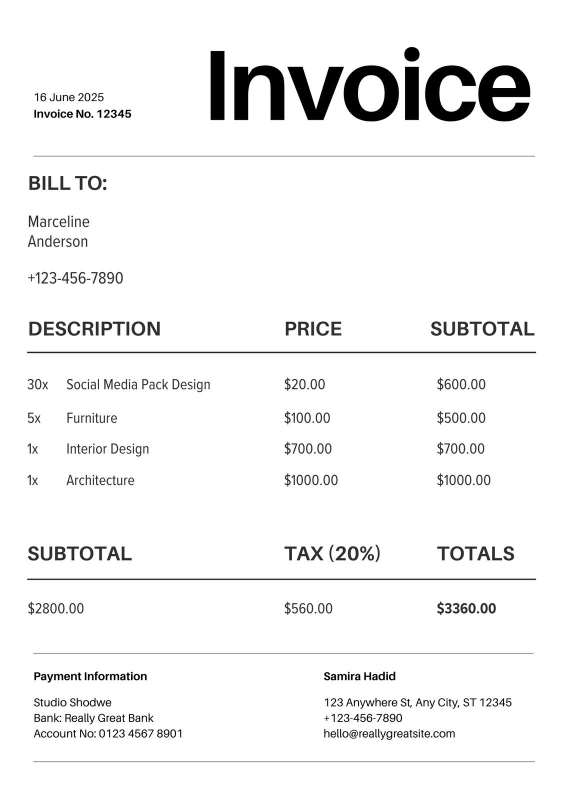
#> input picture backend/images/1f0a7875-0b75-4620-bb7f-86a2084f0973.jpg, 1131 x 1600 px (shown at 1/2 size)
$ python -i preprocessing.py   (imports and definitions only)
#> lines starting #> are read from the running program, lines starting #| are printed output that depends on the picture; after the words box and inside, x2 and y2 are one past the last pixel; in counts of white or black regions, pixels touching at a corner belong together
import cv2
import numpy as np
import pytesseract
import re


def open_image(im_name):
    return cv2.imread(im_name)

# Change these values according to your use case
def preprocess_image(image):
    # Turn image to gray scale
    gray = cv2.cvtColor(image, cv2.COLOR_BGR2GRAY)

    # Turn image to Black and White
    thresh, img_bw = cv2.threshold(gray, 200, 230, cv2.THRESH_BINARY)

    # Rotate Image
    rot_data = pytesseract.image_to_osd(img_bw);
    rot = re.search(r'(?<=Rotate: )\d+', rot_data).group(0)
    angle = float(rot)

    if angle > 0:
        angle = 360 - angle
    if (str(int(angle)) == '0'):
        rotated = img_bw
    elif (str(int(angle)) == '90'):
        rotated = cv2.rotate(img_bw, cv2.ROTATE_90_COUNTERCLOCKWISE)
    elif (str(int(angle)) == '180'):
        rotated = cv2.rotate(img_bw, cv2.ROTATE_180)
    elif (str(int(angle)) == '270'):
        rotated = cv2.rotate(img_bw, cv2.ROTATE_90_CLOCKWISE)

    image_blur = cv2.GaussianBlur(rotated, (3, 3), cv2.BORDER_DEFAULT)
    image_resized = cv2.resize(image_blur, None, fx=2.0, fy=2.0, interpolation=cv2.INTER_CUBIC)

    # Erode Image
    img_bw = cv2.bitwise_not(image_resized)
    kernel = np.ones((1, 1), np.uint8)
    eroded = cv2.erode(img_bw, kernel, iterations=1)

    # Dilate Image
    kernel = np.ones((1, 1), np.uint8)
    dilated = cv2.dilate(eroded, kernel, iterations=1)
    dilated = cv2.bitwise_not(dilated)

    # Remove any borders
    contours, heiarchy = cv2.findContours(dilated, cv2.RETR_EXTERNAL, cv2.CHAIN_APPROX_SIMPLE)
    cntSorted = sorted(contours, key=lambda x: cv2.contourArea(x))
    cnt = cntSorted[-1]
    x, y, w, h = cv2.boundingRect(cnt)
    cropped_img = dilated[y:y + h, x:x + w]

    # Add Borders
    color = [255, 255, 255]
    top, bottom, left, right = [50] * 4
    img_with_border = cv2.copyMakeBorder(cropped_img, top, bottom, left, right, cv2.BORDER_CONSTANT, value=color)

    return img_with_border

>>> import cv2
>>> picture = cv2.imread('../images/1f0a7875-0b75-4620-bb7f-86a2084f0973.jpg')
#> picture is the input picture: shape (1600, 1131, 3); min 0, max 255, mean 243.1
>>> result = preprocess_image(picture)
#> in preprocess_image, `thresh, img_bw = cv2.threshold(gray, 200, 230, cv2.THRESH_BINARY)`:
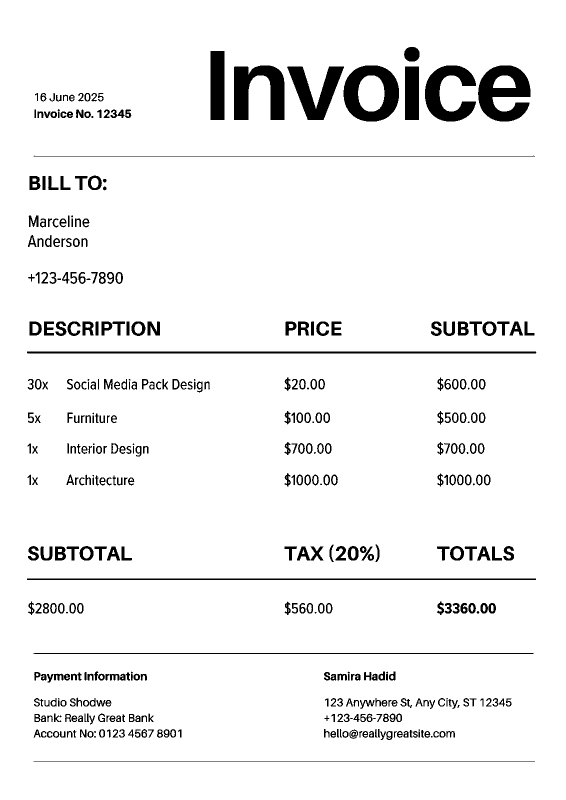
#> img_bw: shape (1600, 1131) (shown at 1/2 size); values 0 (black) and 230 (white), 94.4% white; 433 black regions (33 under 20 px), largest, box (x1, y1, x2, y2) and area: (956, 131, 1061, 243) 7223, (687, 131, 798, 243) 7020, (468, 131, 569, 240) 6868
#> (the run stopped early here; a loop or call above may not have finished)
